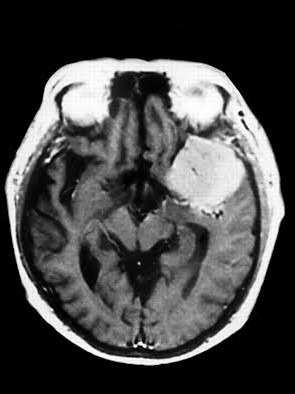
%> input picture craneo/meningioma.jpg, 295 x 394 px
$ octave classcode.m   (GNU Octave 9; MATLAB toolbox functions it lacks are replaced by stand-ins)
%> lines starting %> are read from the running program, lines starting %| are printed output that depends on the picture; in (x1, y1, x2, y2) boxes, pixels count from 0 and x2, y2 are one past the last pixel; in counts of white or black regions, pixels touching at a corner belong together; the program's own positions count from 1
### craneo/cuantificador.m
function [Yout] = cuantificador(Xin,Nbits)

    %0...255
    %1 bit = [127,255]
    %2 bit = [63,127,191,255]
    %3 bit = [31,63,95,127,159,191,223,255]

    % (256/(2^Nbits)) - 1 = 63
    particion = (256/(2^Nbits)) - 1 : (256/(2^Nbits)) : 255;
    Yout = quantiz(Xin,particion);
end

### craneo/classcode.m
clear
close all
clc

Ax = imread ('meningioma.jpg');
%> Ax is the input picture: size 394x295x3 uint8; min 0, max 255, mean 70.5
Axg = rgb2gray(Ax);
imshow(Axg);
imagesc(Axg,[0 255]);
colormap('gray');
colorbar;

Avector = Axg(:);

figure;
for n = 8:-1:1
    Avc = cuantificador (Avector,n);
    Ac = reshape(Avc,size(Axg,1),size(Axg,2));
    subplot (2,4,n);
    imshow(Ac);
    imagesc (Ac, [0 (2^n)-1]);
    colormap('gray');
    colorbar;
    title(strcat(num2str(n), '-bits'));
end
%> this loop made 8 passes
%> pass 1, `imshow(Ac);`:
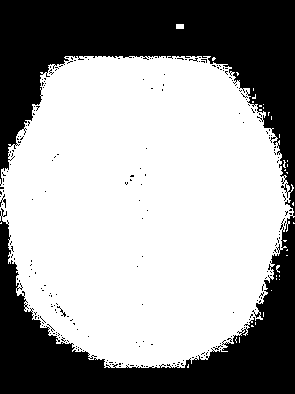
%> displayed picture: size 394x295, on the screen's scale of 0 to 255; 62.3% white; 238 black regions (235 under 20 px), largest, box (x1, y1, x2, y2) and area: (0, 0, 295, 394) 43121, (0, 194, 6, 208) 30, (57, 306, 66, 317) 24
%> pass 2, `Ac = reshape(Avc,size(Axg,1),size(Axg,2));`:
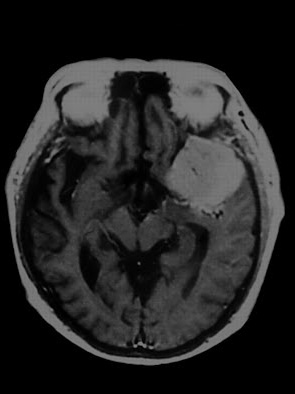
%> Ac: size 394x295 double; min 0, max 127, mean 35.1
%> pass 2, `imshow(Ac);`:
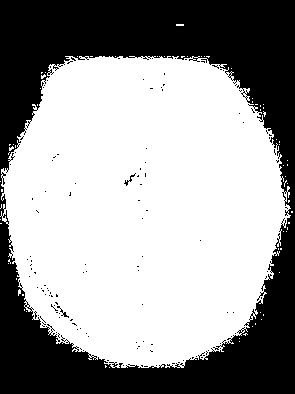
%> displayed picture: size 394x295, on the screen's scale of 0 to 255; 61.3% white; 130 black regions (127 under 20 px), largest, box (x1, y1, x2, y2) and area: (0, 0, 295, 394) 44618, (124, 173, 136, 186) 33, (57, 306, 69, 318) 33
%> after the loop:
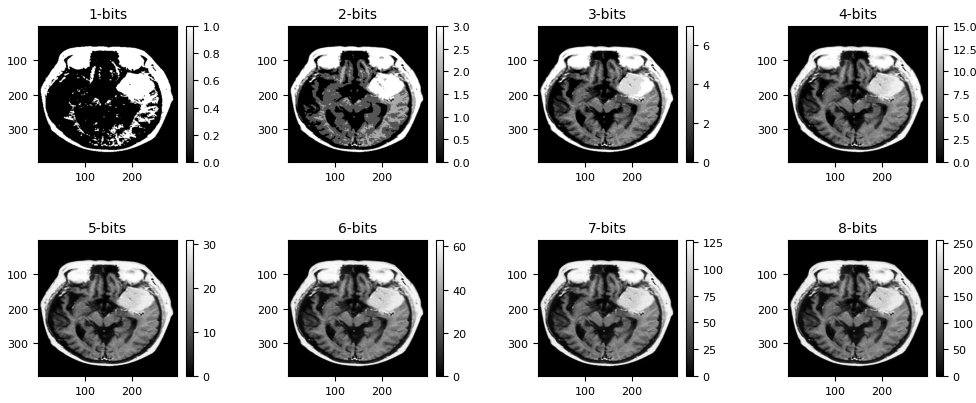
%> figure redrawn from the program's plot data, 8 panels
